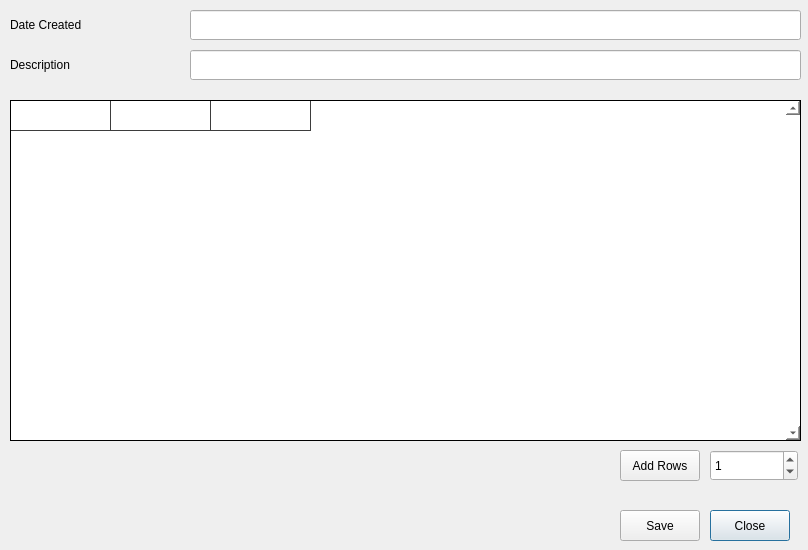
<?xml version="1.0" encoding="UTF-8"?>
<ui version="4.0">
 <author>Gary Twinn gary@twinn.net</author>
 <class>dialogManualBatch</class>
 <widget class="QDialog" name="dialogManualBatch">
  <property name="windowModality">
   <enum>Qt::WindowModality::ApplicationModal</enum>
  </property>
  <property name="enabled">
   <bool>true</bool>
  </property>
  <property name="geometry">
   <rect>
    <x>0</x>
    <y>0</y>
    <width>808</width>
    <height>550</height>
   </rect>
  </property>
  <property name="minimumSize">
   <size>
    <width>808</width>
    <height>550</height>
   </size>
  </property>
  <property name="maximumSize">
   <size>
    <width>810</width>
    <height>550</height>
   </size>
  </property>
  <property name="windowTitle">
   <string>New Manual Batch</string>
  </property>
  <property name="windowIcon">
   <iconset resource="main.qrc">
    <normaloff>:/main/iconGTRun.svg</normaloff>:/main/iconGTRun.svg</iconset>
  </property>
  <property name="styleSheet">
   <string notr="true">font: 10pt &quot;Segoe UI&quot;;</string>
  </property>
  <widget class="QLabel" name="labelError">
   <property name="geometry">
    <rect>
     <x>20</x>
     <y>460</y>
     <width>571</width>
     <height>71</height>
    </rect>
   </property>
   <property name="font">
    <font>
     <family>Segoe UI</family>
     <pointsize>10</pointsize>
     <italic>false</italic>
     <bold>false</bold>
    </font>
   </property>
   <property name="styleSheet">
    <string notr="true">color: rgb(255, 0, 0);</string>
   </property>
   <property name="text">
    <string/>
   </property>
   <property name="scaledContents">
    <bool>true</bool>
   </property>
   <property name="alignment">
    <set>Qt::AlignmentFlag::AlignLeading|Qt::AlignmentFlag::AlignLeft|Qt::AlignmentFlag::AlignTop</set>
   </property>
   <property name="wordWrap">
    <bool>true</bool>
   </property>
  </widget>
  <widget class="QLabel" name="label_9">
   <property name="geometry">
    <rect>
     <x>10</x>
     <y>50</y>
     <width>171</width>
     <height>30</height>
    </rect>
   </property>
   <property name="text">
    <string>Description</string>
   </property>
   <property name="scaledContents">
    <bool>true</bool>
   </property>
  </widget>
  <widget class="QLineEdit" name="lineDescription">
   <property name="geometry">
    <rect>
     <x>190</x>
     <y>50</y>
     <width>611</width>
     <height>30</height>
    </rect>
   </property>
  </widget>
  <widget class="QLabel" name="label_10">
   <property name="geometry">
    <rect>
     <x>10</x>
     <y>10</y>
     <width>171</width>
     <height>30</height>
    </rect>
   </property>
   <property name="text">
    <string>Date Created</string>
   </property>
   <property name="scaledContents">
    <bool>true</bool>
   </property>
  </widget>
  <widget class="QLineEdit" name="lineDate">
   <property name="enabled">
    <bool>true</bool>
   </property>
   <property name="geometry">
    <rect>
     <x>190</x>
     <y>10</y>
     <width>611</width>
     <height>30</height>
    </rect>
   </property>
   <property name="styleSheet">
    <string notr="true"/>
   </property>
   <property name="readOnly">
    <bool>true</bool>
   </property>
  </widget>
  <widget class="QTableWidget" name="tableBatchList">
   <property name="geometry">
    <rect>
     <x>10</x>
     <y>100</y>
     <width>791</width>
     <height>341</height>
    </rect>
   </property>
   <property name="sizePolicy">
    <sizepolicy hsizetype="Fixed" vsizetype="Expanding">
     <horstretch>0</horstretch>
     <verstretch>0</verstretch>
    </sizepolicy>
   </property>
   <property name="styleSheet">
    <string notr="true">background-color: rgba(255, 255, 255, 255);
gridline-color: rgb(61, 61, 61);
alternate-background-color: rgb(225, 245, 255);
border-color: rgb(0, 0, 0);</string>
   </property>
   <property name="frameShape">
    <enum>QFrame::Shape::Box</enum>
   </property>
   <property name="frameShadow">
    <enum>QFrame::Shadow::Plain</enum>
   </property>
   <property name="lineWidth">
    <number>1</number>
   </property>
   <property name="verticalScrollBarPolicy">
    <enum>Qt::ScrollBarPolicy::ScrollBarAlwaysOn</enum>
   </property>
   <property name="horizontalScrollBarPolicy">
    <enum>Qt::ScrollBarPolicy::ScrollBarAlwaysOff</enum>
   </property>
   <property name="editTriggers">
    <set>QAbstractItemView::EditTrigger::AllEditTriggers</set>
   </property>
   <property name="alternatingRowColors">
    <bool>true</bool>
   </property>
   <property name="selectionMode">
    <enum>QAbstractItemView::SelectionMode::SingleSelection</enum>
   </property>
   <property name="selectionBehavior">
    <enum>QAbstractItemView::SelectionBehavior::SelectItems</enum>
   </property>
   <property name="rowCount">
    <number>1</number>
   </property>
   <property name="columnCount">
    <number>3</number>
   </property>
   <attribute name="horizontalHeaderVisible">
    <bool>false</bool>
   </attribute>
   <attribute name="horizontalHeaderHighlightSections">
    <bool>false</bool>
   </attribute>
   <attribute name="verticalHeaderVisible">
    <bool>false</bool>
   </attribute>
   <attribute name="verticalHeaderHighlightSections">
    <bool>false</bool>
   </attribute>
   <row/>
   <column/>
   <column/>
   <column/>
  </widget>
  <widget class="QSpinBox" name="spinAddRows">
   <property name="geometry">
    <rect>
     <x>710</x>
     <y>450</y>
     <width>88</width>
     <height>31</height>
    </rect>
   </property>
   <property name="value">
    <number>1</number>
   </property>
  </widget>
  <widget class="QPushButton" name="btnAddRows">
   <property name="geometry">
    <rect>
     <x>620</x>
     <y>450</y>
     <width>80</width>
     <height>31</height>
    </rect>
   </property>
   <property name="text">
    <string>Add Rows</string>
   </property>
   <property name="autoDefault">
    <bool>false</bool>
   </property>
   <property name="default">
    <bool>true</bool>
   </property>
  </widget>
  <widget class="QPushButton" name="btnSave">
   <property name="geometry">
    <rect>
     <x>620</x>
     <y>510</y>
     <width>80</width>
     <height>31</height>
    </rect>
   </property>
   <property name="text">
    <string>Save</string>
   </property>
   <property name="default">
    <bool>true</bool>
   </property>
  </widget>
  <widget class="QPushButton" name="btnClose">
   <property name="geometry">
    <rect>
     <x>710</x>
     <y>510</y>
     <width>80</width>
     <height>31</height>
    </rect>
   </property>
   <property name="text">
    <string>Close</string>
   </property>
   <property name="default">
    <bool>true</bool>
   </property>
  </widget>
 </widget>
 <tabstops>
  <tabstop>lineDescription</tabstop>
  <tabstop>lineDate</tabstop>
 </tabstops>
 <resources>
  <include location="main.qrc"/>
 </resources>
 <connections/>
</ui>
